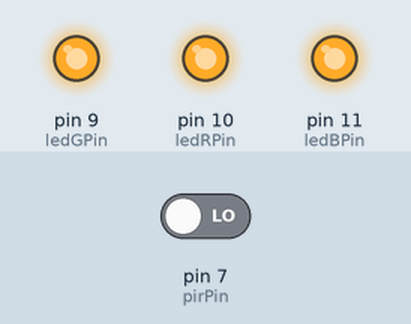
A sketch run on a simulated Arduino Uno, built with avr-gcc and run on an emulated ATmega328P. Parts: output pins drawn as LEDs (lit = HIGH). Inputs (shaded band) come from the test bench; at power-on: pin 7 (pirPin) LOW.

Above: at 1.2 s.
1.3 s: pin 7 (pirPin) driven HIGH
At 1.9 s:
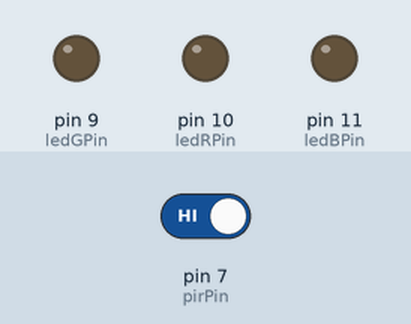
2.8 s: pin 7 (pirPin) driven LOW
At 4.2 s:
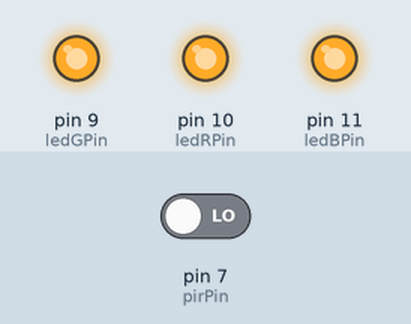
Timing chart, 0 to 5.8 s (numbered marks = the images above; inputs shaded):
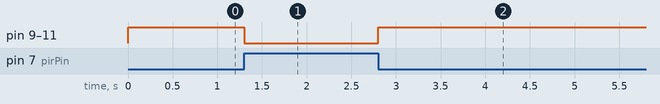

Measured:
- after the input at 1.3 s, pin 9 (ledGPin), pin 10 (ledRPin), pin 11 (ledBPin): HIGH → LOW at once
- after the input at 2.8 s, pin 9 (ledGPin), pin 10 (ledRPin), pin 11 (ledBPin): LOW → HIGH at once

The sketch:

Night_light.ino
```cpp
int ledGPin = 9 ;
int ledRPin = 10;
int ledBPin = 11;

int pirPin = 7;

void setup() {
  pinMode(ledGPin, OUTPUT);
  pinMode(ledRPin, OUTPUT);
  pinMode(ledBPin, OUTPUT);

  pinMode(pirPin, INPUT);

  digitalWrite(ledGPin, HIGH);
  digitalWrite(ledRPin, HIGH);
  digitalWrite(ledBPin, HIGH);
}

void loop() {
  if (digitalRead(pirPin) == HIGH){
    analogWrite(ledGPin,0);
    analogWrite(ledRPin,0);
    analogWrite(ledBPin,0);
  }
  else{
    analogWrite(ledGPin,255);
    analogWrite(ledRPin,255);
    analogWrite(ledBPin,255);
  }
}
```
